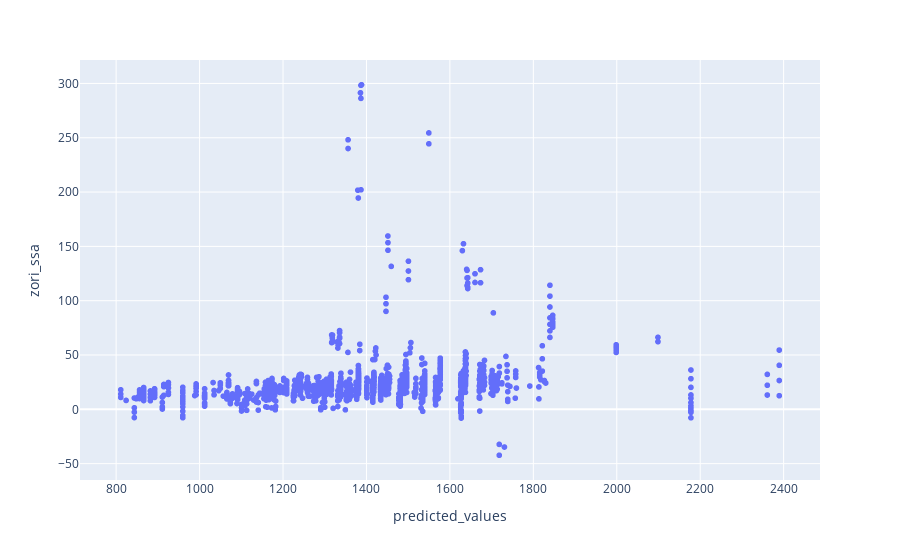

Notebook code for this chart:
### Code cell
model_predictions = model.predict(X_test)

residuals = y_test - model_predictions

residuals = pd.DataFrame(residuals)

residuals.loc[:,'predicted_values'] = model_predictions

fig = px.scatter(data_frame = residuals, x = 'predicted_values',y = 'zori_ssa' )

fig.show()

### Figure 1 — Plotly figure (JSON) as saved in the notebook; plotly's stock layout.template omitted (floating-point values rounded to 4 significant figures; data arrays with more than 128 entries replaced by an {"elided": "..."} marker saying what was removed)
{"data": [{"hovertemplate": "predicted_values=%{x}<br>zori_ssa=%{y}<extra></extra>", "legendgroup": "", "marker": {"color": "#636efa", "symbol": "circle"}, "mode": "markers", "name": "", "showlegend": false, "type": "scattergl", "x": {"elided": "1498 float values"}, "xaxis": "x", "y": {"elided": "1498 float values"}, "yaxis": "y"}], "layout": {"legend": {"tracegroupgap": 0}, "margin": {"t": 60}, "xaxis": {"anchor": "y", "domain": [0, 1], "title": {"text": "predicted_values"}}, "yaxis": {"anchor": "x", "domain": [0, 1], "title": {"text": "zori_ssa"}}}}
